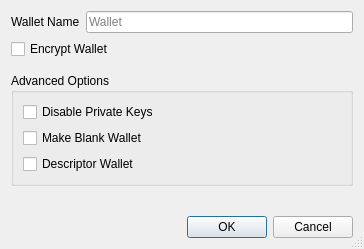
<?xml version="1.0" encoding="UTF-8"?>
<ui version="4.0">
 <class>CreateWalletDialog</class>
 <widget class="QDialog" name="CreateWalletDialog">
  <property name="geometry">
   <rect>
    <x>0</x>
    <y>0</y>
    <width>364</width>
    <height>249</height>
   </rect>
  </property>
  <property name="windowTitle">
   <string>Create Wallet</string>
  </property>
  <property name="sizeGripEnabled">
   <bool>true</bool>
  </property>
  <layout class="QVBoxLayout" name="verticalLayout">
   <item>
    <layout class="QHBoxLayout" name="horizontalLayout">
     <item>
      <widget class="QLabel" name="wallet_name_label">
       <property name="text">
        <string>Wallet Name</string>
       </property>
      </widget>
     </item>
     <item>
      <widget class="QLineEdit" name="wallet_name_line_edit">
       <property name="minimumSize">
        <size>
         <width>262</width>
         <height>0</height>
        </size>
       </property>
       <property name="placeholderText">
        <string>Wallet</string>
       </property>
      </widget>
     </item>
    </layout>
   </item>
   <item>
    <widget class="QCheckBox" name="encrypt_wallet_checkbox">
     <property name="toolTip">
      <string>Encrypt the wallet. The wallet will be encrypted with a passphrase of your choice.</string>
     </property>
     <property name="text">
      <string>Encrypt Wallet</string>
     </property>
     <property name="checked">
      <bool>false</bool>
     </property>
    </widget>
   </item>
   <item>
    <spacer name="verticalSpacer_1">
     <property name="orientation">
      <enum>Qt::Vertical</enum>
     </property>
     <property name="sizeType">
      <enum>QSizePolicy::Fixed</enum>
     </property>
     <property name="sizeHint" stdset="0">
      <size>
       <width>20</width>
       <height>8</height>
      </size>
     </property>
    </spacer>
   </item>
   <item>
    <widget class="QGroupBox" name="groupBox">
     <property name="title">
      <string>Advanced Options</string>
     </property>
     <layout class="QVBoxLayout" name="verticalLayout_groupbox">
      <item>
       <widget class="QCheckBox" name="disable_privkeys_checkbox">
        <property name="enabled">
         <bool>true</bool>
        </property>
        <property name="toolTip">
         <string>Disable private keys for this wallet. Wallets with private keys disabled will have no private keys and cannot have an HD seed or imported private keys. This is ideal for watch-only wallets.</string>
        </property>
        <property name="text">
         <string>Disable Private Keys</string>
        </property>
       </widget>
      </item>
      <item>
       <widget class="QCheckBox" name="blank_wallet_checkbox">
        <property name="toolTip">
         <string>Make a blank wallet. Blank wallets do not initially have private keys or scripts. Private keys and addresses can be imported, or an HD seed can be set, at a later time.</string>
        </property>
        <property name="text">
         <string>Make Blank Wallet</string>
        </property>
       </widget>
      </item>
      <item>
       <widget class="QCheckBox" name="descriptor_checkbox">
        <property name="toolTip">
         <string>Use descriptors for scriptPubKey management</string>
        </property>
        <property name="text">
         <string>Descriptor Wallet</string>
        </property>
       </widget>
      </item>
     </layout>
    </widget>
   </item>
   <item>
    <spacer name="verticalSpacer_2">
     <property name="orientation">
      <enum>Qt::Vertical</enum>
     </property>
     <property name="sizeHint" stdset="0">
      <size>
       <width>20</width>
       <height>0</height>
      </size>
     </property>
    </spacer>
   </item>
   <item>
    <widget class="QDialogButtonBox" name="buttonBox">
     <property name="orientation">
      <enum>Qt::Horizontal</enum>
     </property>
     <property name="standardButtons">
      <set>QDialogButtonBox::Cancel|QDialogButtonBox::Ok</set>
     </property>
    </widget>
   </item>
  </layout>
 </widget>
 <tabstops>
  <tabstop>wallet_name_line_edit</tabstop>
  <tabstop>encrypt_wallet_checkbox</tabstop>
  <tabstop>disable_privkeys_checkbox</tabstop>
  <tabstop>blank_wallet_checkbox</tabstop>
  <tabstop>descriptor_checkbox</tabstop>
 </tabstops>
 <resources/>
 <connections>
  <connection>
   <sender>buttonBox</sender>
   <signal>accepted()</signal>
   <receiver>CreateWalletDialog</receiver>
   <slot>accept()</slot>
   <hints>
    <hint type="sourcelabel">
     <x>248</x>
     <y>254</y>
    </hint>
    <hint type="destinationlabel">
     <x>157</x>
     <y>274</y>
    </hint>
   </hints>
  </connection>
  <connection>
   <sender>buttonBox</sender>
   <signal>rejected()</signal>
   <receiver>CreateWalletDialog</receiver>
   <slot>reject()</slot>
   <hints>
    <hint type="sourcelabel">
     <x>316</x>
     <y>260</y>
    </hint>
    <hint type="destinationlabel">
     <x>286</x>
     <y>274</y>
    </hint>
   </hints>
  </connection>
 </connections>
</ui>
